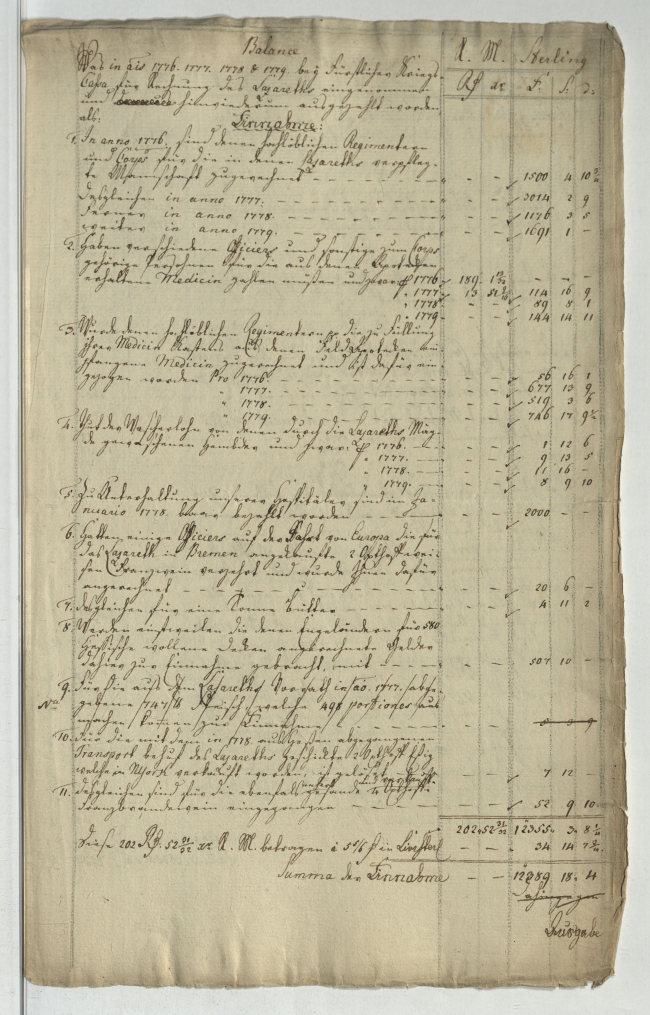
#> input picture inputs/text_dense_8/hstam_4_h_nr_4156_0068.jpg, 2600 x 4060 px (shown at 1/4 size); its folder holds only this picture in this run
$ python -i image_processing.py   (imports and definitions only)   (older library calls are emulated)
#> lines starting #> are read from the running program, lines starting #| are printed output that depends on the picture; after the words box and inside, x2 and y2 are one past the last pixel; in counts of white or black regions, pixels touching at a corner belong together
#> in process_page, opened is the input picture: PIL image 2600x4060 RGB; mean R, G, B 188.5, 180.8, 154.4
### src/revprint/edge_refine.py
"""
OpenCV: inpaint border shadows (excluding ink via gradient) then flatten to 8-bit
grayscale for print.
"""

from __future__ import annotations

import cv2
import numpy as np
from PIL import Image

from revprint.content_mask import apply_content_mask, compute_content_mask


def _pil_to_bgr(pil_rgb: Image.Image) -> np.ndarray:
    return cv2.cvtColor(np.asarray(pil_rgb.convert("RGB"), dtype=np.uint8), cv2.COLOR_RGB2BGR)


def _paper_median(gray: np.ndarray) -> float:
    h, w = gray.shape
    y0, y1 = h // 5, 4 * h // 5
    x0, x1 = w // 5, 4 * w // 5
    return float(np.median(gray[y0:y1, x0:x1]))


def _border_band(h: int, w: int, width_px: int) -> np.ndarray:
    m = np.zeros((h, w), dtype=bool)
    b = min(width_px, w // 3, h // 3)
    m[:b, :] = True
    m[-b:, :] = True
    m[:, :b] = True
    m[:, -b:] = True
    return m


def _ink_mask(gray: np.ndarray) -> np.ndarray:
    g = np.asarray(gray, dtype=np.float32) / 255.0
    gx = cv2.Sobel(g, cv2.CV_32F, 1, 0, ksize=3)
    gy = cv2.Sobel(g, cv2.CV_32F, 0, 1, ksize=3)
    mag = np.sqrt(gx * gx + gy * gy)
    return mag > 0.045


def _normalize_paper_to_white(gray: np.ndarray) -> np.ndarray:
    """Flatten paper tone while preserving stroke darkness as grayscale."""
    bg = cv2.GaussianBlur(gray, (0, 0), sigmaX=35, sigmaY=35)
    # Division normalization: local paper tends toward white, ink remains dark.
    norm = cv2.divide(gray, bg, scale=245)
    return np.clip(norm, 0, 255).astype(np.uint8)


def _ink_on_white(gray: np.ndarray) -> np.ndarray:
    """Return grayscale ink over a pure white background."""
    norm = _normalize_paper_to_white(gray)
    g = norm.astype(np.float32) / 255.0
    gx = cv2.Sobel(g, cv2.CV_32F, 1, 0, ksize=3)
    gy = cv2.Sobel(g, cv2.CV_32F, 0, 1, ksize=3)
    mag = np.sqrt(gx * gx + gy * gy)

    # Dark strokes plus high-gradient hairlines. Keep this stricter than a
    # background-preserving facsimile: the product is ink on new white paper.
    dark = norm < 212
    hairline = (norm < 238) & (mag > 0.028)
    stroke = dark | hairline
    # Bridge tiny cracks in real ink without growing paper texture into gray haze.
    stroke = cv2.morphologyEx(stroke.astype(np.uint8), cv2.MORPH_CLOSE, np.ones((2, 2), np.uint8))
    stroke = stroke.astype(bool)

    out = np.full_like(norm, 255)
    # Stretch ink values slightly darker for laser-print legibility while
    # preserving mid-tone pen pressure.
    ink_vals = np.clip((norm.astype(np.int16) - 18), 0, 245).astype(np.uint8)
    out[stroke] = ink_vals[stroke]
    return out


def _largest_component_mask(binary_255: np.ndarray) -> np.ndarray:
    num, labels, stats, _ = cv2.connectedComponentsWithStats(
        (binary_255 == 255).astype(np.uint8), connectivity=8
    )
    if num <= 1:
        return binary_255 == 255
    best, best_a = 1, stats[1, cv2.CC_STAT_AREA]
    for i in range(2, num):
        if stats[i, cv2.CC_STAT_AREA] > best_a:
            best, best_a = i, stats[i, cv2.CC_STAT_AREA]
    return labels == best


def refine_to_grayscale(pil_rgb: Image.Image) -> tuple[Image.Image, Image.Image]:
    """
    Return (8-bit L print image, L mask: 255 = combined inpaint regions for review).
    """
    bgr = _pil_to_bgr(pil_rgb)
    h, w = bgr.shape[:2]
    gray = cv2.cvtColor(bgr, cv2.COLOR_BGR2GRAY)
    med = _paper_median(gray)
    ink0 = _ink_mask(gray)

    border_px = max(6, min(h, w) // 14)
    band = _border_band(h, w, border_px)
    dark0 = gray < int(np.clip(med - 8, 60, 210))
    m1 = (band & dark0 & ~ink0).astype(np.uint8) * 255
    m1 = cv2.dilate(m1, np.ones((5, 5), np.uint8), iterations=1)
    g1 = cv2.inpaint(gray, m1, 7, cv2.INPAINT_TELEA) if int(m1.max()) > 0 else gray

    paper_bin = (g1 > 80).astype(np.uint8) * 255
    k21 = np.ones((21, 21), np.uint8)
    paper_bin = cv2.morphologyEx(paper_bin, cv2.MORPH_CLOSE, k21)
    pmask = _largest_component_mask(paper_bin)
    dist = cv2.distanceTransform((pmask.astype(np.uint8) * 255), cv2.DIST_L2, 3)
    edge_ribbon = pmask & (dist < 0.11 * min(h, w)) & (dist > 0.5)
    ink1 = _ink_mask(g1)
    dark1 = g1 < int(np.clip(med - 2, 70, 230))
    m2 = (edge_ribbon & dark1 & ~ink1).astype(np.uint8) * 255
    m2 = cv2.dilate(m2, np.ones((3, 3), np.uint8), iterations=1)
    g2 = cv2.inpaint(g1, m2, 5, cv2.INPAINT_NS) if int(m2.max()) > 0 else g1

    combined = np.clip(m1.astype(np.int32) + m2.astype(np.int32), 0, 255).astype(np.uint8)
    print_gray = _ink_on_white(g2)

    # Mask non-paper regions (binding shadow, ragged edges, scanner bed)
    # to white *after* ink extraction.  Applying the mask before
    # _ink_on_white() causes division-normalization artifacts at the
    # mask boundary (the σ=35 Gaussian blur of _normalize_paper_to_white
    # sees the step from original pixels to fill-white and creates a
    # false edge).  Masking the final output avoids this.
    content = compute_content_mask(g2)
    print_gray = apply_content_mask(print_gray, content)

    mask_debug = Image.fromarray(combined, mode="L")
    return Image.fromarray(print_gray, mode="L"), mask_debug

### src/revprint/content_mask.py
"""Content-region masking: detect the paper interior and exclude ragged edges,
binding shadows, and scanner-bed artifacts.

Both the proof pipeline (``edge_refine``) and the batch pipeline
(``adaptive_clean``) call :func:`compute_content_mask` to obtain a soft
float32 mask in [0, 1] where 1 = safe interior paper and 0 = edge or
background that should become white.
"""

from __future__ import annotations

import cv2
import numpy as np


def _binding_margin_px(smooth: np.ndarray, paper_brightness: float) -> tuple[int, int, int, int]:
    """Detect dark edge margins via per-column/row brightness profiling.

    Returns (left, top, right, bottom) pixel widths of the detected dark
    margin on each side.  For a bound book the left (or right) margin is
    typically the largest.
    """
    h, w = smooth.shape[:2]
    target = paper_brightness * 0.90

    def _scan_from_edge(profile: np.ndarray) -> int:
        """Walk inward until brightness reaches *target* for a sustained run."""
        run = 0
        for i, v in enumerate(profile):
            if v >= target:
                run += 1
                if run >= 5:
                    return max(0, i - run)
            else:
                run = 0
        return 0

    col_meds = np.median(smooth[h // 4 : 3 * h // 4, :], axis=0).astype(np.float64)
    row_meds = np.median(smooth[:, w // 4 : 3 * w // 4], axis=1).astype(np.float64)

    left = _scan_from_edge(col_meds)
    right = _scan_from_edge(col_meds[::-1])
    top = _scan_from_edge(row_meds)
    bottom = _scan_from_edge(row_meds[::-1])
    return left, top, right, bottom


def compute_content_mask(
    gray: np.ndarray,
    erode_fraction: float = 0.025,
    feather_fraction: float = 0.03,
) -> np.ndarray:
    """Compute a feathered mask of the paper interior.

    The algorithm combines two complementary strategies:

    **Threshold-based** — heavy blur, threshold at 82 % of the central
    paper brightness, morphological close, largest connected component,
    erode, feather.

    **Profile-based** — per-column/row median brightness scanning from
    each edge inward to detect gradual binding shadows that the global
    threshold misses.

    The final mask is the intersection (min) of both, so neither a dark
    border nor a gradual shadow survives.

    Parameters
    ----------
    gray : uint8 grayscale image
    erode_fraction : fraction of min(h, w) to erode inward from the paper
        boundary (default 0.025 ≈ 2.5 %).
    feather_fraction : fraction of min(h, w) for the Gaussian feather
        radius (default 0.03 ≈ 3 %).

    Returns
    -------
    Float32 array in [0, 1] with the same shape as *gray*.
    """
    h, w = gray.shape[:2]
    dim = min(h, w)

    # --- 1. blur away ink ------------------------------------------------
    blur_r = max(15, (dim // 15) | 1)
    smooth = cv2.GaussianBlur(gray, (blur_r, blur_r), 0)

    # --- 2. paper brightness reference from centre -----------------------
    cy0, cy1 = h // 4, 3 * h // 4
    cx0, cx1 = w // 4, 3 * w // 4
    paper_brightness = float(np.median(smooth[cy0:cy1, cx0:cx1]))

    # --- 3. threshold-based mask -----------------------------------------
    thresh = paper_brightness * 0.82
    paper_binary = (smooth > thresh).astype(np.uint8) * 255

    close_k = max(21, dim // 30) | 1
    paper_binary = cv2.morphologyEx(
        paper_binary,
        cv2.MORPH_CLOSE,
        cv2.getStructuringElement(cv2.MORPH_ELLIPSE, (close_k, close_k)),
    )

    num, labels, stats, _ = cv2.connectedComponentsWithStats(
        paper_binary,
        connectivity=8,
    )
    if num <= 1:
        return np.ones((h, w), dtype=np.float32)

    best = 1 + int(np.argmax(stats[1:, cv2.CC_STAT_AREA]))
    paper = (labels == best).astype(np.uint8) * 255

    contours, _ = cv2.findContours(
        paper,
        cv2.RETR_EXTERNAL,
        cv2.CHAIN_APPROX_SIMPLE,
    )
    if contours:
        cv2.drawContours(paper, contours, -1, 255, cv2.FILLED)

    erode_px = max(5, int(dim * erode_fraction))
    paper = cv2.erode(
        paper,
        cv2.getStructuringElement(
            cv2.MORPH_ELLIPSE,
            (erode_px * 2 + 1, erode_px * 2 + 1),
        ),
    )

    feather_px = max(5, int(dim * feather_fraction))
    feather_k = feather_px * 2 + 1
    thresh_mask = (
        cv2.GaussianBlur(
            paper.astype(np.float32),
            (feather_k, feather_k),
            0,
        )
        / 255.0
    )

    # --- 4. profile-based binding/edge margin mask -----------------------
    left, top, right, bottom = _binding_margin_px(smooth, paper_brightness)
    # Add extra erosion on top of profile detection
    extra = max(5, int(dim * erode_fraction * 0.5))
    left += extra
    top += extra
    right += extra
    bottom += extra

    profile_mask = np.ones((h, w), dtype=np.float32)
    if left > 0:
        ramp = np.linspace(0.0, 1.0, min(left + feather_px, w))
        profile_mask[:, : len(ramp)] = np.minimum(
            profile_mask[:, : len(ramp)],
            ramp[np.newaxis, :],
        )
    if right > 0:
        ramp = np.linspace(0.0, 1.0, min(right + feather_px, w))
        profile_mask[:, -len(ramp) :] = np.minimum(
            profile_mask[:, -len(ramp) :],
            ramp[np.newaxis, ::-1],
        )
    if top > 0:
        ramp = np.linspace(0.0, 1.0, min(top + feather_px, h))
        profile_mask[: len(ramp), :] = np.minimum(
            profile_mask[: len(ramp), :],
            ramp[:, np.newaxis],
        )
    if bottom > 0:
        ramp = np.linspace(0.0, 1.0, min(bottom + feather_px, h))
        profile_mask[-len(ramp) :, :] = np.minimum(
            profile_mask[-len(ramp) :, :],
            ramp[::-1, np.newaxis],
        )

    # --- 5. combine: take the minimum (most aggressive) ------------------
    combined = np.minimum(thresh_mask, profile_mask)
    return np.clip(combined, 0.0, 1.0)


def apply_content_mask(
    gray: np.ndarray,
    mask: np.ndarray,
    fill_value: float = 255.0,
) -> np.ndarray:
    """Blend *gray* toward *fill_value* using *mask*.

    Where mask == 1 the original pixel is kept; where mask == 0 the pixel
    becomes *fill_value* (pure white).  Intermediate values are linearly
    interpolated.
    """
    blended = gray.astype(np.float32) * mask + fill_value * (1.0 - mask)
    return np.clip(blended, 0.0, 255.0).astype(np.uint8)

### src/revprint/image_processing.py
from __future__ import annotations

from dataclasses import asdict, dataclass
from pathlib import Path

from PIL import Image, ImageDraw, ImageOps

from revprint.edge_refine import refine_to_grayscale


@dataclass(frozen=True)
class ProcessedPage:
    source_path: str
    crop_bbox: tuple[int, int, int, int]
    rotation_degrees: float
    cropped_color_path: str
    red_suppressed_path: str
    """8-bit grayscale, edge-inpainted and tone-flattened for print."""
    cleaned_grayscale_path: str
    """Mask of inpainted edge regions (L, 255 = filled)."""
    edge_inpaint_mask_path: str
    debug_overlay_path: str
    warnings: list[str]

    def to_meta(self) -> dict[str, object]:
        return asdict(self)


def _corner_background_rgb(img: Image.Image) -> tuple[int, int, int]:
    rgb = img.convert("RGB")
    w, h = rgb.size
    sample = max(8, min(w, h) // 40)
    boxes = [
        (0, 0, sample, sample),
        (w - sample, 0, w, sample),
        (0, h - sample, sample, h),
        (w - sample, h - sample, w, h),
    ]
    pixels: list[tuple[int, int, int]] = []
    for box in boxes:
        pixels.extend(rgb.crop(box).getdata())
    pixels.sort(key=lambda p: p[0] + p[1] + p[2])
    return pixels[len(pixels) // 2]


def detect_page_bbox(img: Image.Image) -> tuple[int, int, int, int]:
    """Detect a conservative content/page bbox against the scanner bed."""
    rgb = img.convert("RGB")
    w, h = rgb.size
    near_white_xs: list[int] = []
    near_white_ys: list[int] = []
    pixels = rgb.load()
    step = 2 if max(w, h) > 1200 else 1
    for y in range(0, h, step):
        for x in range(0, w, step):
            r, g, b = pixels[x, y]
            is_scanner_bed = r > 236 and g > 236 and b > 236 and max(r, g, b) - min(r, g, b) < 18
            if not is_scanner_bed:
                near_white_xs.append(x)
                near_white_ys.append(y)
#> after the loop, near_white_xs = 2638990 items; near_white_ys = 2638990 items

    if near_white_xs and near_white_ys:
        pad = max(4, min(w, h) // 140)
        bbox = (
            max(0, min(near_white_xs) - pad),
            max(0, min(near_white_ys) - pad),
            min(w, max(near_white_xs) + pad + step),
            min(h, max(near_white_ys) + pad + step),
        )
#> bbox = (0, 0, 2600, 4060)
        if bbox != (0, 0, w, h) and (bbox[2] - bbox[0]) * (bbox[3] - bbox[1]) > (w * h * 0.35):
            return bbox

    bg = _corner_background_rgb(rgb)
#> after the loop in _corner_background_rgb, `for box in boxes:`: pixels = 16900 items, first 6: (209, 213, 212), (209, 213, 212), (209, 213, 212), (209, 213, 212), (209, 213, 212), (209, 213, 212)
#> bg = (214, 216, 213)
    bg_luma = 0.2126 * bg[0] + 0.7152 * bg[1] + 0.0722 * bg[2]
#> bg_luma = 215.4

    xs: list[int] = []
    ys: list[int] = []
    for y in range(0, h, step):
        for x in range(0, w, step):
            r, g, b = pixels[x, y]
            luma = 0.2126 * r + 0.7152 * g + 0.0722 * b
            color_dist = abs(r - bg[0]) + abs(g - bg[1]) + abs(b - bg[2])
            if luma < bg_luma - 18 or color_dist > 42:
                xs.append(x)
                ys.append(y)
#> after the loop, xs = 2370016 items; ys = 2370016 items

    if not xs or not ys:
        return (0, 0, w, h)

    pad = max(6, min(w, h) // 100)
    left = max(0, min(xs) - pad)
#> left = 0
    top = max(0, min(ys) - pad)
#> top = 0
    right = min(w, max(xs) + pad + step)
#> right = 2600
    bottom = min(h, max(ys) + pad + step)
#> bottom = 4060

    if (right - left) * (bottom - top) < (w * h * 0.25):
        return (0, 0, w, h)
    return (left, top, right, bottom)


def trim_bright_scanner_edges(
    img: Image.Image, bbox: tuple[int, int, int, int]
) -> tuple[int, int, int, int]:
#> called with bbox = (0, 0, 2600, 4060)
    w, h = img.size
#> w = 2600; h = 4060
    if bbox != (0, 0, w, h):
        return bbox

    gray = ImageOps.grayscale(img)
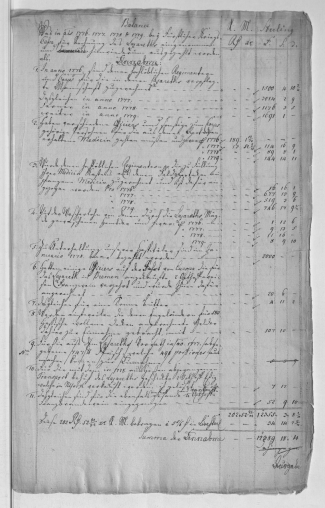
#> gray: PIL image 2600x4060 L (shown at 1/8 size); min 28, max 248, mean 180.1
    px = gray.load()
    step = max(1, min(w, h) // 900)
#> step = 2

    def col_stats(x: int) -> tuple[float, float]:
        vals = [px[x, y] for y in range(0, h, step)]
        avg = sum(vals) / len(vals)
        dark_fraction = sum(1 for v in vals if v < 180) / len(vals)
        return avg, dark_fraction

    def row_stats(y: int) -> tuple[float, float]:
        vals = [px[x, y] for x in range(0, w, step)]
        avg = sum(vals) / len(vals)
        dark_fraction = sum(1 for v in vals if v < 180) / len(vals)
        return avg, dark_fraction

    left = 0
    top = 0
    right = w
#> right = 2600
    bottom = h
#> bottom = 4060
    max_trim_x = max(4, w // 14)
#> max_trim_x = 185
    max_trim_y = max(4, h // 14)
#> max_trim_y = 290

    for x in range(0, max_trim_x, step):
        avg, dark = col_stats(x)
        if avg < 218 or dark > 0.01:
            break
        left = x
#> this loop made 12 passes
#> (avg, dark_fraction in col_stats, dark) on passes 1 to 8: (220.4, 0, 0), (220.6, 0, 0), (220.4, 0, 0), (220.3, 0.000493, 0.000493), (220, 0.000493, 0.000493), (219.9, 0, 0), (219.6, 0, 0), (219.2, 0, 0)

    for x in range(w - 1, max(w - max_trim_x, 0), -step):
        avg, dark = col_stats(x)
        if avg < 218 or dark > 0.01:
            break
        right = x
#> this loop made 1 pass
#> (avg, dark_fraction in col_stats, dark) on pass 1: (215.6, 0, 0)

    for y in range(0, max_trim_y, step):
        avg, dark = row_stats(y)
        if avg < 218 or dark > 0.01:
            break
        top = y
#> this loop made 1 pass
#> (avg, dark_fraction in row_stats, dark) on pass 1: (204.5, 0.00308, 0.00308)

    for y in range(h - 1, max(h - max_trim_y, 0), -step):
        avg, dark = row_stats(y)
        if avg < 218 or dark > 0.01:
            break
        bottom = y
#> this loop made 51 passes
#> (avg, dark_fraction in row_stats, dark) on passes 1 to 8: (222.5, 0.00923, 0.00923), (222.4, 0.00923, 0.00923), (222.4, 0.00923, 0.00923), (222.5, 0.00923, 0.00923), (222.4, 0.00846, 0.00846), (222.1, 0.01, 0.01), (222.2, 0.00923, 0.00923), (222.4, 0.00846, 0.00846)

    # Allow stronger border trims on oversized scans while still rejecting
    # pathological over-crops.
    if right - left < w * 0.7 or bottom - top < h * 0.7:
        return bbox
    return (left, top, right, bottom)


def suppress_red_marks(img: Image.Image) -> Image.Image:
    out = img.convert("RGB")
    px = out.load()
    w, h = out.size
    for y in range(h):
        for x in range(w):
            r, g, b = px[x, y]
            warm = r > g + 14 and r > b + 14 and r > 90
            orange = r > 120 and g > b + 10 and r > b + 35
            if warm or orange:
                paper_like = min(245, max(r, g, b) + 35)
                px[x, y] = (paper_like, paper_like, paper_like)
    return out


def process_page(source_path: Path, output_dir: Path) -> ProcessedPage:
    source_path = Path(source_path).resolve()
    page_stem = source_path.stem
    output_dir = Path(output_dir).resolve()
    output_dir.mkdir(parents=True, exist_ok=True)

    warnings: list[str] = []
    with Image.open(source_path) as opened:
        img = ImageOps.exif_transpose(opened).convert("RGB")

    bbox = trim_bright_scanner_edges(img, detect_page_bbox(img))
#> bbox = (20, 0, 2600, 3961)
    if bbox == (0, 0, *img.size):
        warnings.append("page_bbox_fallback_full_image")

    debug = img.copy()
    draw = ImageDraw.Draw(debug)
    draw.rectangle(bbox, outline=(255, 0, 0), width=4)

    cropped = img.crop(bbox)
    red_suppressed = suppress_red_marks(cropped)
    cleaned_gray, edge_mask = refine_to_grayscale(red_suppressed)
#> in refine_to_grayscale, `gray = cv2.cvtColor(bgr, cv2.COLOR_BGR2GRAY)`:
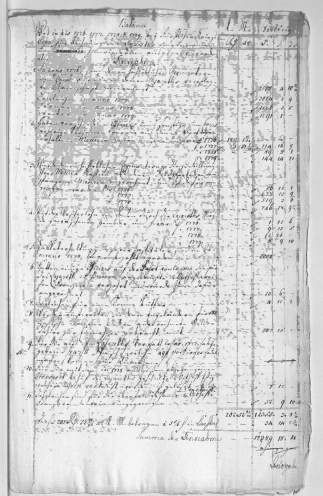
#> gray: shape (3961, 2580) (shown at 1/8 size); min 28, max 248, mean 210.1
#> in refine_to_grayscale, `med = _paper_median(gray)`: med = 229
#> in _ink_mask, `mag = np.sqrt(gx * gx + gy * gy)`:
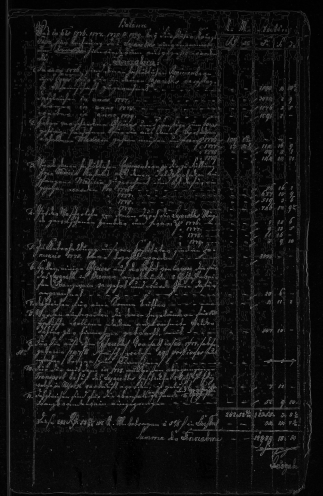
#> mag: shape (3961, 2580) float32 (shown at 1/8 size); min 0, max 2.91, mean 0.211; drawn with min black and max white
#> in _ink_mask, `return mag > 0.045`:
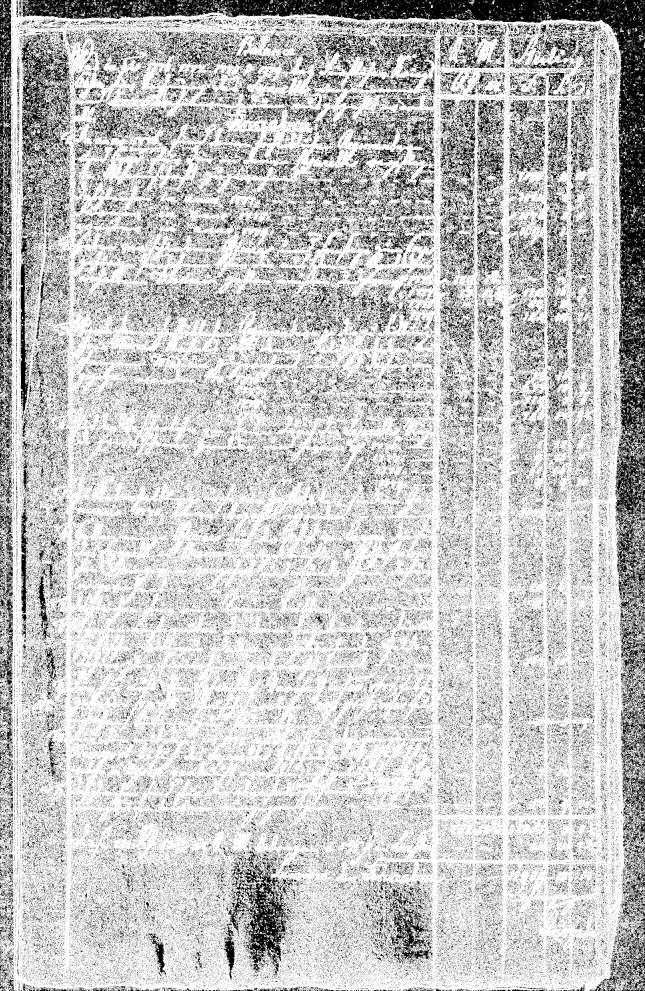
#> returned value: shape (3961, 2580) bool (shown at 1/4 size); 76.6% white; 332083 black regions (318798 under 20 px), largest, box (x1, y1, x2, y2) and area: (90, 0, 2580, 2724) 345113, (927, 3390, 1173, 3888) 36331, (0, 0, 48, 1084) 32424
#> in refine_to_grayscale, `dark0 = gray < int(np.clip(med - 8, 60, 210))`:
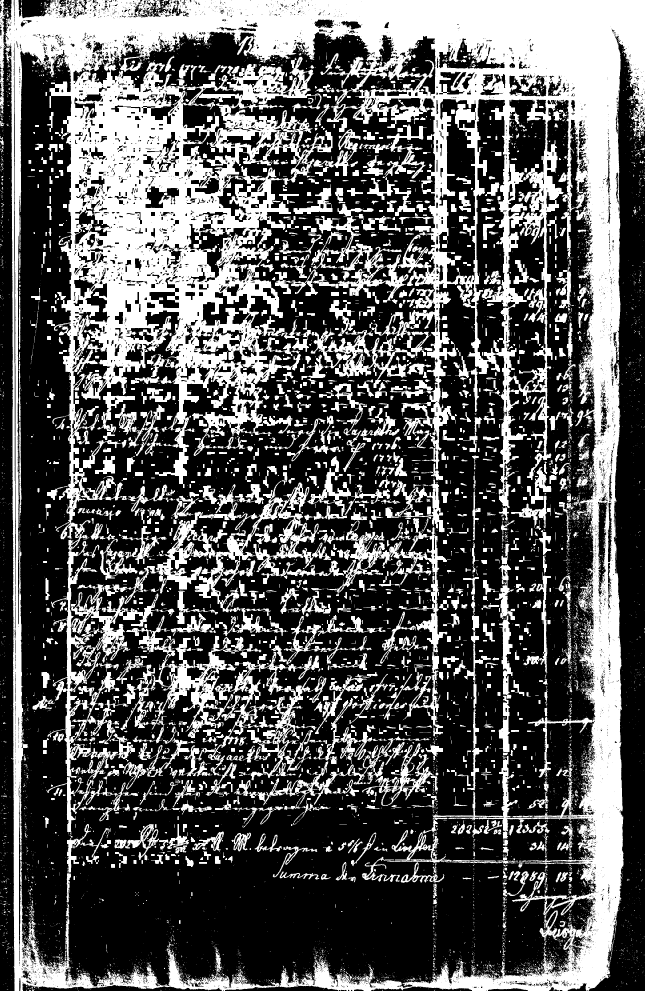
#> dark0: shape (3961, 2580) bool (shown at 1/4 size); 34.8% white; 10690 white regions (8345 under 20 px), largest, box (x1, y1, x2, y2) and area: (20, 0, 2580, 3961) 2332396, (189, 1923, 1376, 3331) 165856, (482, 2462, 1046, 2952) 56534
#> (the rest of the program and of its run is left out)
